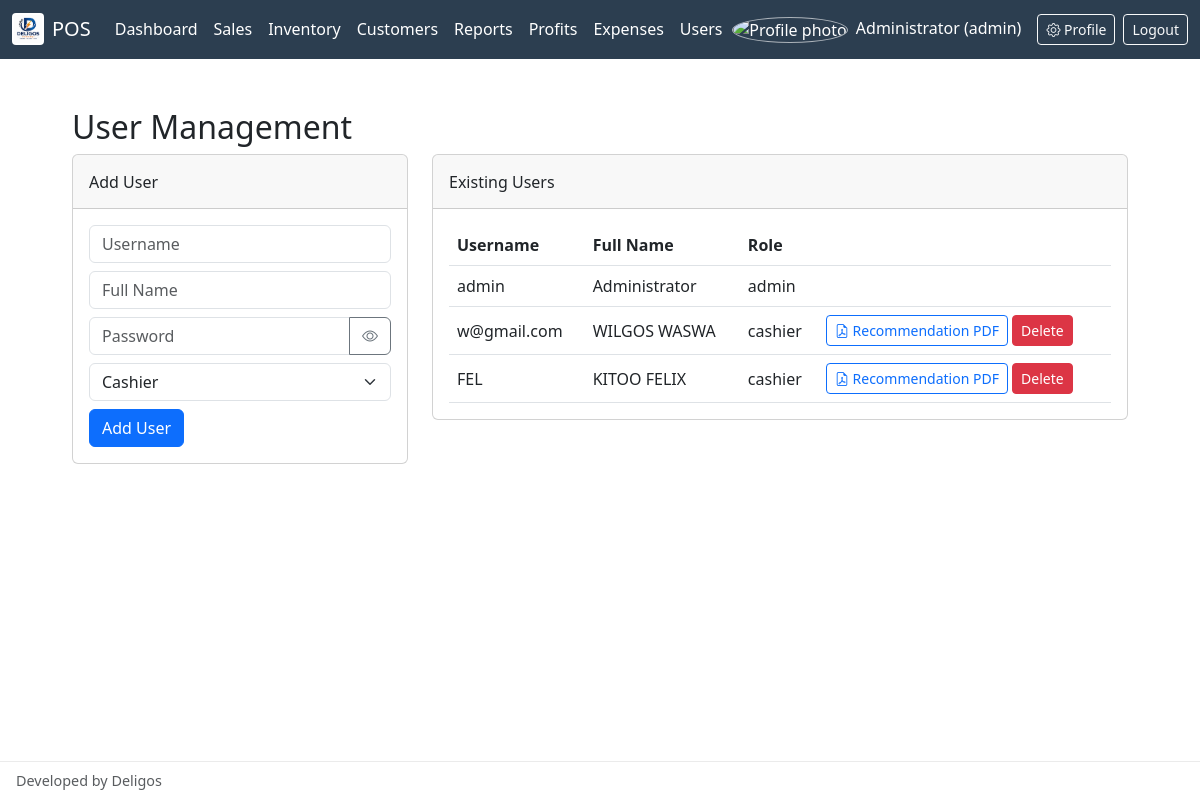
/users.php (signed in), run on the app's committed database.
### tables this page shows
CREATE TABLE `users` (
  `id` int(11) NOT NULL,
  `username` varchar(50) NOT NULL,
  `password` varchar(255) NOT NULL,
  `full_name` varchar(100) NOT NULL,
  `phone` varchar(30) DEFAULT NULL,
  `id_number` varchar(50) DEFAULT NULL,
  `email` varchar(100) DEFAULT NULL,
  `role` enum('admin','cashier') NOT NULL DEFAULT 'cashier',
  `profile_photo` varchar(255) DEFAULT NULL,
  `created_at` datetime NOT NULL DEFAULT current_timestamp()
);

### users.php (the view, shortened to what this page needs)
<?php
require_once 'config/db.php';
$form_username = '';
$form_full_name = '';
$form_role = 'cashier';
include 'includes/header.php';
?>
<h2>User Management</h2>
<div class="row">
    <div class="col-md-4">
        <div class="card">
            <div class="card-header">Add User</div>
            <div class="card-body">
                <form method="POST" class="needs-validation" novalidate>
                    <div class="mb-2">
                        <input name="username" class="form-control" placeholder="Username" value="<?= htmlspecialchars($form_username) ?>" required>
                    </div>
                    <div class="mb-2">
                        <input name="full_name" class="form-control" placeholder="Full Name" value="<?= htmlspecialchars($form_full_name) ?>" required>
                    </div>
                    <div class="mb-2">
                        <div class="input-group">
                            <input name="password" id="newUserPassword" type="password" class="form-control" placeholder="Password" required>
                            <button class="btn btn-outline-secondary toggle-password" type="button" data-target="newUserPassword" aria-label="Show password">
                                <i class="bi bi-eye"></i>
                            </button>
                        </div>
                    </div>
                    <div class="mb-2">
                        <select name="role" class="form-select">
                            <option value="cashier" <?= $form_role === 'cashier' ? 'selected' : '' ?>>Cashier</option>
                        </select>
                    </div>
                    <button type="submit" name="add_user" value="1" class="btn btn-primary">Add User</button>
                </form>
            </div>
        </div>
    </div>
    <div class="col-md-8">
        <div class="card">
            <div class="card-header">Existing Users</div>
            <div class="card-body">
                <table class="table">
                    <thead><tr><th>Username</th><th>Full Name</th><th>Role</th><th></th></tr></thead>
                    <tbody>
                    <?php foreach ($pdo->query("SELECT * FROM users ORDER BY id") as $u): ?>
                        <tr>
                            <td><?= htmlspecialchars($u['username']) ?></td>
                            <td><?= htmlspecialchars($u['full_name']) ?></td>
                            <td><?= htmlspecialchars($u['role']) ?></td>
                            <td>
                                <?php if ($u['role'] === 'cashier'): ?>
                                    <form method="POST" action="download_recommendation.php" class="d-inline">
                                        <button type="submit" class="btn btn-sm btn-outline-primary">
                                            <i class="bi bi-file-earmark-pdf"></i> Recommendation PDF
                                        </button>
                                    </form>
                                <?php endif; ?>
                                <?php if ((int)$u['id'] !== (int)($_SESSION['user_id'] ?? 0)): ?>
                                    <form method="POST" class="d-inline" onsubmit="return confirm('Delete?')">
                                        <button type="submit" name="delete_user" value="1" class="btn btn-sm btn-danger">Delete</button>
                                    </form>
                                <?php endif; ?>
                            </td>
                        </tr>
                    <?php endforeach; ?>
                    </tbody>
                </table>
            </div>
        </div>
    </div>
</div>
<?php include 'includes/footer.php'; ?>

### includes/header.php (style rules this page uses)
html, body { width: 100%; min-height: 100%; }
body { padding-top: 60px; overflow-x: hidden; }
.container-fluid, .row, .row > * { min-width: 0; }
.card { max-width: 100%; min-width: 0; }
.card-body { overflow-x: auto; padding: 1rem; }
.card-header { padding: 0.9rem 1rem; }
.table { min-width: max-content; margin-bottom: 0; }
.table th, .table td { vertical-align: middle; white-space: nowrap; }
.btn { white-space: nowrap; }
.row { --bs-gutter-y: 1rem; }

### data on the page
users: username "admin", full_name "Administrator", role "admin"
users: username "w@gmail.com", full_name "WILGOS WASWA", role "cashier"
users: username "FEL", full_name "KITOO FELIX", role "cashier"

### other printed values
$_SESSION['full_name'] "Administrator"
$_SESSION['role'] "admin"
